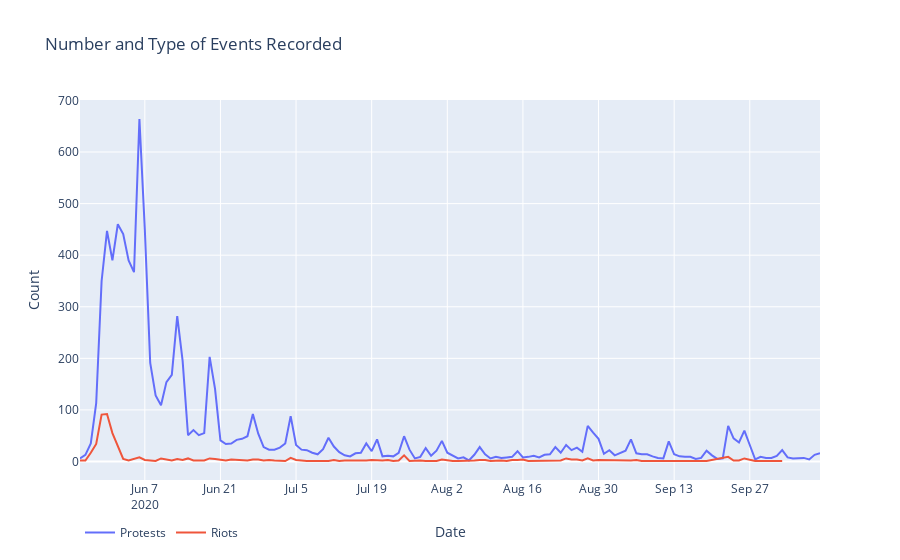

The code cell stored with this chart in its notebook:
### Markdown cell above
First an overall timeline of the number and type of events recorded following the death of George Floyd, which specifically involved BLM.

### Code cell
fig = px.line(df_blm_grp[df_blm_grp['EVENT_TYPE'].isin(['Riots', 'Protests'])].sort_values(by=['Date', 'EVENT_TYPE']),
       x='Date',
       y='Count',
       color='EVENT_TYPE',
#        color_discrete_map={
#            "Riots": "red",
#            "Protests": "blue"},
#        opacity=.75,
       title = 'Number and Type of Events Recorded',
#        log_y = True
          )

fig.update_layout(
    legend=dict(
        orientation="h"
    ),
    legend_title_text=''
)

fig.show()

### Figure 1 — Plotly figure (JSON) as saved in the notebook; plotly's stock layout.template omitted (floating-point values rounded to 4 significant figures; data arrays with more than 128 entries replaced by an {"elided": "..."} marker saying what was removed)
{"data": [{"hoverlabel": {"namelength": 0}, "hovertemplate": "EVENT_TYPE=Protests<br>Date=%{x}<br>Count=%{y}", "legendgroup": "Protests", "line": {"color": "#636efa", "dash": "solid"}, "mode": "lines", "name": "Protests", "showlegend": true, "type": "scatter", "x": {"elided": "138 str values"}, "xaxis": "x", "y": {"elided": "138 int values"}, "yaxis": "y"}, {"hoverlabel": {"namelength": 0}, "hovertemplate": "EVENT_TYPE=Riots<br>Date=%{x}<br>Count=%{y}", "legendgroup": "Riots", "line": {"color": "#EF553B", "dash": "solid"}, "mode": "lines", "name": "Riots", "showlegend": true, "type": "scatter", "x": ["2020-05-26T00:00:00", "2020-05-27T00:00:00", "2020-05-28T00:00:00", "2020-05-29T00:00:00", "2020-05-30T00:00:00", "2020-05-31T00:00:00", "2020-06-01T00:00:00", "2020-06-02T00:00:00", "2020-06-03T00:00:00", "2020-06-04T00:00:00", "2020-06-05T00:00:00", "2020-06-06T00:00:00", "2020-06-07T00:00:00", "2020-06-09T00:00:00", "2020-06-10T00:00:00", "2020-06-11T00:00:00", "2020-06-12T00:00:00", "2020-06-13T00:00:00", "2020-06-14T00:00:00", "2020-06-15T00:00:00", "2020-06-16T00:00:00", "2020-06-18T00:00:00", "2020-06-19T00:00:00", "2020-06-20T00:00:00", "2020-06-21T00:00:00", "2020-06-22T00:00:00", "2020-06-23T00:00:00", "2020-06-25T00:00:00", "2020-06-26T00:00:00", "2020-06-27T00:00:00", "2020-06-28T00:00:00", "2020-06-29T00:00:00", "2020-06-30T00:00:00", "2020-07-01T00:00:00", "2020-07-02T00:00:00", "2020-07-03T00:00:00", "2020-07-04T00:00:00", "2020-07-05T00:00:00", "2020-07-07T00:00:00", "2020-07-09T00:00:00", "2020-07-10T00:00:00", "2020-07-11T00:00:00", "2020-07-12T00:00:00", "2020-07-13T00:00:00", "2020-07-14T00:00:00", "2020-07-15T00:00:00", "2020-07-16T00:00:00", "2020-07-17T00:00:00", "2020-07-18T00:00:00", "2020-07-19T00:00:00", "2020-07-21T00:00:00", "2020-07-22T00:00:00", "2020-07-23T00:00:00", "2020-07-24T00:00:00", "2020-07-25T00:00:00", "2020-07-26T00:00:00", "2020-07-27T00:00:00", "2020-07-28T00:00:00", "2020-07-29T00:00:00", "2020-07-31T00:00:00", "2020-08-01T00:00:00", "2020-08-03T00:00:00", "2020-08-04T00:00:00", "2020-08-05T00:00:00", "2020-08-06T00:00:00", "2020-08-07T00:00:00", "2020-08-08T00:00:00", "2020-08-09T00:00:00", "2020-08-10T00:00:00", "2020-08-12T00:00:00", "2020-08-13T00:00:00", "2020-08-14T00:00:00", "2020-08-15T00:00:00", "2020-08-16T00:00:00", "2020-08-17T00:00:00", "2020-08-19T00:00:00", "2020-08-20T00:00:00", "2020-08-21T00:00:00", "2020-08-22T00:00:00", "2020-08-23T00:00:00", "2020-08-24T00:00:00", "2020-08-25T00:00:00", "2020-08-26T00:00:00", "2020-08-27T00:00:00", "2020-08-28T00:00:00", "2020-08-29T00:00:00", "2020-08-30T00:00:00", "2020-09-03T00:00:00", "2020-09-04T00:00:00", "2020-09-05T00:00:00", "2020-09-06T00:00:00", "2020-09-07T00:00:00", "2020-09-12T00:00:00", "2020-09-15T00:00:00", "2020-09-19T00:00:00", "2020-09-23T00:00:00", "2020-09-24T00:00:00", "2020-09-25T00:00:00", "2020-09-26T00:00:00", "2020-09-28T00:00:00", "2020-10-03T00:00:00"], "xaxis": "x", "y": [2, 2, 17, 34, 91, 92, 55, 31, 5, 2, 5, 8, 3, 1, 6, 4, 2, 5, 3, 6, 2, 2, 6, 5, 3, 2, 4, 2, 2, 4, 4, 2, 3, 2, 2, 1, 7, 3, 1, 1, 2, 1, 3, 1, 2, 2, 1, 2, 2, 3, 2, 3, 1, 2, 12, 1, 2, 2, 1, 1, 4, 1, 1, 1, 1, 2, 3, 3, 1, 2, 1, 3, 3, 4, 1, 1, 1, 2, 1, 2, 6, 4, 4, 2, 6, 2, 3, 2, 3, 2, 3, 1, 1, 1, 1, 9, 2, 2, 6, 1, 1], "yaxis": "y"}], "layout": {"legend": {"orientation": "h", "title": {"text": ""}, "tracegroupgap": 0}, "title": {"text": "Number and Type of Events Recorded"}, "xaxis": {"anchor": "y", "domain": [0, 1], "title": {"text": "Date"}}, "yaxis": {"anchor": "x", "domain": [0, 1], "title": {"text": "Count"}}}}
